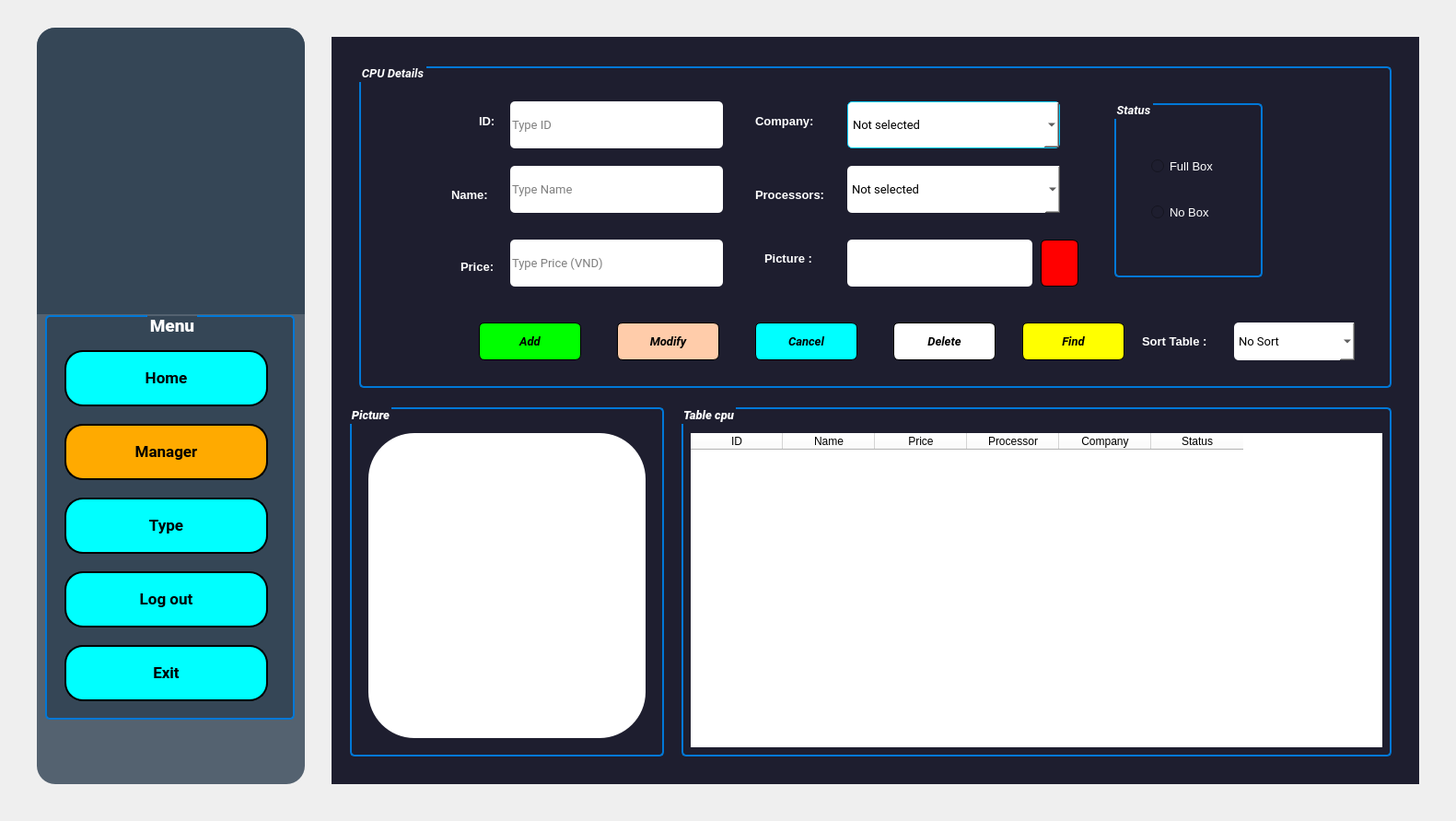
<?xml version="1.0" encoding="UTF-8"?>
<ui version="4.0">
 <class>MainWindow</class>
 <widget class="QMainWindow" name="MainWindow">
  <property name="geometry">
   <rect>
    <x>0</x>
    <y>0</y>
    <width>1581</width>
    <height>891</height>
   </rect>
  </property>
  <property name="windowTitle">
   <string>CPU MANAGER TTA</string>
  </property>
  <property name="windowIcon">
   <iconset resource="Cpu_hinh.qrc">
    <normaloff>:/hinh/image/cpu.png</normaloff>:/hinh/image/cpu.png</iconset>
  </property>
  <property name="animated">
   <bool>true</bool>
  </property>
  <property name="tabShape">
   <enum>QTabWidget::Rounded</enum>
  </property>
  <widget class="QWidget" name="centralwidget">
   <widget class="QLabel" name="label_10">
    <property name="geometry">
     <rect>
      <x>0</x>
      <y>0</y>
      <width>1581</width>
      <height>891</height>
     </rect>
    </property>
    <property name="styleSheet">
     <string notr="true">background-image: url(:/hinh/image/nenleft.jpg);
</string>
    </property>
    <property name="text">
     <string/>
    </property>
    <property name="scaledContents">
     <bool>true</bool>
    </property>
   </widget>
   <widget class="QFrame" name="sidebar">
    <property name="geometry">
     <rect>
      <x>40</x>
      <y>30</y>
      <width>291</width>
      <height>821</height>
     </rect>
    </property>
    <property name="styleSheet">
     <string notr="true">


border-radius:20px;
background-color: #1E1E2F;
background-color: rgba(45, 62, 80, 0.8); </string>
    </property>
    <widget class="QPushButton" name="btn_manager">
     <property name="enabled">
      <bool>false</bool>
     </property>
     <property name="geometry">
      <rect>
       <x>30</x>
       <y>430</y>
       <width>221</width>
       <height>61</height>
      </rect>
     </property>
     <property name="font">
      <font>
       <family>Roboto</family>
       <pointsize>13</pointsize>
       <weight>75</weight>
       <bold>true</bold>
      </font>
     </property>
     <property name="styleSheet">
      <string notr="true">QPushButton {


;
	background-color: rgb(255, 170, 0);
     color: black;
   border: 2px solid black; /* viền đen */
    border-radius: 20px;
    padding: 6px 12px;
}

QPushButton:hover {
    background-color: qlineargradient(
        x1:0, y1:0, x2:1, y2:1,
        stop:0 #ffffcc,  /* vàng trắng nhạt */
        stop:1 #fff176   /* vàng nhạt */
    );
    color: black;
}

QPushButton:pressed {
    background-color: qlineargradient(
        x1:0, y1:0, x2:1, y2:1,
        stop:0 #ffb74d,  /* cam nhạt */
        stop:1 #f57c00   /* cam đậm */
    );
    color: black;

}
</string>
     </property>
     <property name="text">
      <string>Manager</string>
     </property>
     <property name="icon">
      <iconset resource="Cpu_hinh.qrc">
       <normaloff>:/hinh/image/types.png</normaloff>:/hinh/image/types.png</iconset>
     </property>
     <property name="iconSize">
      <size>
       <width>44</width>
       <height>44</height>
      </size>
     </property>
     <property name="checkable">
      <bool>false</bool>
     </property>
     <property name="autoDefault">
      <bool>false</bool>
     </property>
    </widget>
    <widget class="QPushButton" name="btn_type">
     <property name="geometry">
      <rect>
       <x>30</x>
       <y>510</y>
       <width>221</width>
       <height>61</height>
      </rect>
     </property>
     <property name="font">
      <font>
       <family>Roboto</family>
       <pointsize>13</pointsize>
       <weight>75</weight>
       <bold>true</bold>
      </font>
     </property>
     <property name="styleSheet">
      <string notr="true">QPushButton {
background-color: rgb(0, 255, 255);
     color: black;
     border: 2px solid black;    /* viền đen */
    border-radius: 20px;
    padding: 6px 12px;
}

QPushButton:hover {
    background-color: qlineargradient(
        x1:0, y1:0, x2:1, y2:1,
        stop:0 #ffffcc,  /* vàng trắng nhạt */
        stop:1 #fff176   /* vàng nhạt */
    );
    color: black;
}

QPushButton:pressed {
    background-color: qlineargradient(
        x1:0, y1:0, x2:1, y2:1,
        stop:0 #ffb74d,  /* cam nhạt */
        stop:1 #f57c00   /* cam đậm */
    );
    color: black;
}
</string>
     </property>
     <property name="text">
      <string>Type</string>
     </property>
     <property name="icon">
      <iconset resource="Cpu_hinh.qrc">
       <normaloff>:/hinh/image/link.png</normaloff>:/hinh/image/link.png</iconset>
     </property>
     <property name="iconSize">
      <size>
       <width>44</width>
       <height>44</height>
      </size>
     </property>
    </widget>
    <widget class="QPushButton" name="btn_logout">
     <property name="geometry">
      <rect>
       <x>30</x>
       <y>590</y>
       <width>221</width>
       <height>61</height>
      </rect>
     </property>
     <property name="font">
      <font>
       <family>Roboto</family>
       <pointsize>13</pointsize>
       <weight>75</weight>
       <bold>true</bold>
      </font>
     </property>
     <property name="styleSheet">
      <string notr="true">QPushButton {
background-color: rgb(0, 255, 255);
     color: black;
   border: 2px solid black;    /* viền đen */
    border-radius: 20px;
    padding: 6px 12px;
}

QPushButton:hover {
    background-color: qlineargradient(
        x1:0, y1:0, x2:1, y2:1,
        stop:0 #ffffcc,  /* vàng trắng nhạt */
        stop:1 #fff176   /* vàng nhạt */
    );
    color: black;
}

QPushButton:pressed {
    background-color: qlineargradient(
        x1:0, y1:0, x2:1, y2:1,
        stop:0 #ffb74d,  /* cam nhạt */
        stop:1 #f57c00   /* cam đậm */
    );
    color: black;
}
</string>
     </property>
     <property name="text">
      <string>Log out</string>
     </property>
     <property name="icon">
      <iconset resource="Cpu_hinh.qrc">
       <normaloff>:/hinh/image/exit (1).png</normaloff>:/hinh/image/exit (1).png</iconset>
     </property>
     <property name="iconSize">
      <size>
       <width>44</width>
       <height>44</height>
      </size>
     </property>
    </widget>
    <widget class="QPushButton" name="pb_home">
     <property name="geometry">
      <rect>
       <x>30</x>
       <y>350</y>
       <width>221</width>
       <height>61</height>
      </rect>
     </property>
     <property name="font">
      <font>
       <family>Roboto</family>
       <pointsize>13</pointsize>
       <weight>75</weight>
       <bold>true</bold>
      </font>
     </property>
     <property name="styleSheet">
      <string notr="true">QPushButton {
background-color: rgb(0, 255, 255);
    color: black;
    border: 2px solid black;     /* viền đen */

    border-radius: 20px;
    padding: 6px 12px;
}

QPushButton:hover {
    background-color: qlineargradient(
        x1:0, y1:0, x2:1, y2:1,
        stop:0 #ffffcc,  /* vàng trắng nhạt */
        stop:1 #fff176   /* vàng nhạt */
    );
    color: black;
}

QPushButton:pressed {
    background-color: qlineargradient(
        x1:0, y1:0, x2:1, y2:1,
        stop:0 #ffb74d,  /* cam nhạt */
        stop:1 #f57c00   /* cam đậm */
    );
    color: black;
}
</string>
     </property>
     <property name="text">
      <string>Home</string>
     </property>
     <property name="icon">
      <iconset resource="Cpu_hinh.qrc">
       <normaloff>:/hinh/image/home.png</normaloff>:/hinh/image/home.png</iconset>
     </property>
     <property name="iconSize">
      <size>
       <width>44</width>
       <height>44</height>
      </size>
     </property>
    </widget>
    <widget class="QLabel" name="logoLabel">
     <property name="geometry">
      <rect>
       <x>0</x>
       <y>0</y>
       <width>291</width>
       <height>311</height>
      </rect>
     </property>
     <property name="styleSheet">
      <string notr="true">border-bottom-left-radius: 999px;
border-image: url(:/hinh/image/logo.png);
</string>
     </property>
     <property name="text">
      <string/>
     </property>
     <property name="scaledContents">
      <bool>true</bool>
     </property>
     <property name="alignment">
      <set>Qt::AlignCenter</set>
     </property>
    </widget>
    <widget class="QPushButton" name="btn_logout_2">
     <property name="geometry">
      <rect>
       <x>30</x>
       <y>670</y>
       <width>221</width>
       <height>61</height>
      </rect>
     </property>
     <property name="font">
      <font>
       <family>Roboto</family>
       <pointsize>13</pointsize>
       <weight>75</weight>
       <bold>true</bold>
      </font>
     </property>
     <property name="styleSheet">
      <string notr="true">QPushButton {
background-color: rgb(0, 255, 255);
     color: black;
   border: 2px solid black;    /* viền đen */
    border-radius: 20px;
    padding: 6px 12px;
}

QPushButton:hover {
    background-color: qlineargradient(
        x1:0, y1:0, x2:1, y2:1,
        stop:0 #ffffcc,  /* vàng trắng nhạt */
        stop:1 #fff176   /* vàng nhạt */
    );
    color: black;
}

QPushButton:pressed {
    background-color: qlineargradient(
        x1:0, y1:0, x2:1, y2:1,
        stop:0 #ffb74d,  /* cam nhạt */
        stop:1 #f57c00   /* cam đậm */
    );
    color: black;
}
</string>
     </property>
     <property name="text">
      <string>Exit</string>
     </property>
     <property name="icon">
      <iconset resource="Cpu_hinh.qrc">
       <normaloff>:/hinh/image/reject.png</normaloff>:/hinh/image/reject.png</iconset>
     </property>
     <property name="iconSize">
      <size>
       <width>44</width>
       <height>44</height>
      </size>
     </property>
    </widget>
    <widget class="QGroupBox" name="groupBox_4">
     <property name="geometry">
      <rect>
       <x>9</x>
       <y>310</y>
       <width>271</width>
       <height>441</height>
      </rect>
     </property>
     <property name="font">
      <font>
       <family>Roboto Black</family>
       <pointsize>14</pointsize>
      </font>
     </property>
     <property name="styleSheet">
      <string notr="true">QGroupBox {
    border: 2px solid #0078D7; /* Độ dày và màu viền */
    border-radius: 5px;        /* Bo góc nhẹ nếu muốn */
    margin-top: 2px;
     
	color: rgb(255, 255, 255);
}
</string>
     </property>
     <property name="title">
      <string>Menu</string>
     </property>
     <property name="alignment">
      <set>Qt::AlignCenter</set>
     </property>
    </widget>
    <zorder>groupBox_4</zorder>
    <zorder>logoLabel</zorder>
    <zorder>btn_manager</zorder>
    <zorder>btn_type</zorder>
    <zorder>btn_logout</zorder>
    <zorder>pb_home</zorder>
    <zorder>btn_logout_2</zorder>
   </widget>
   <widget class="QWidget" name="widget" native="true">
    <property name="geometry">
     <rect>
      <x>360</x>
      <y>40</y>
      <width>1181</width>
      <height>811</height>
     </rect>
    </property>
    <property name="styleSheet">
     <string notr="true">
BORDER-RADIUS:50PX;
background-color: rgba(45, 62, 80, 0.8); /* 0.8 là độ mờ, bạn có thể thay đổi từ 0 (trong suốt) đến 1 (đậm hoàn toàn) */
background-color: #1E1E2F;



</string>
    </property>
    <widget class="QGroupBox" name="pic">
     <property name="geometry">
      <rect>
       <x>30</x>
       <y>30</y>
       <width>1121</width>
       <height>351</height>
      </rect>
     </property>
     <property name="font">
      <font>
       <family>Roboto</family>
       <pointsize>10</pointsize>
       <weight>75</weight>
       <italic>true</italic>
       <bold>true</bold>
       <stylestrategy>PreferAntialias</stylestrategy>
      </font>
     </property>
     <property name="autoFillBackground">
      <bool>false</bool>
     </property>
     <property name="styleSheet">
      <string notr="true">QGroupBox {
    border: 2px solid #0078D7; /* Độ dày và màu viền */
    border-radius: 5px;        /* Bo góc nhẹ nếu muốn */
    margin-top: 2px;          /* Khoảng cách giữa tiêu đề và nội dung */
}

QGroupBox::title {
    subcontrol-origin: margin;
    subcontrol-position: top left;
    padding: 1px;
    color: white;              /* Màu tiêu đề */
    font-weight: bold;
}
/* Phần dropdown (popup) */
QComboBox QAbstractItemView {
    background-color: white;
    color: black;
    selection-background-color: #3399FF;
    selection-color: white;
}

/* Các mục riêng lẻ trong dropdown */
QComboBox::item {
    color: black;
    background-color: white;
}

/* Mục đang được hiển thị (mục mặc định hoặc đã chọn) */
QComboBox::drop-down {
    color: black;
}

/* Khi hover hoặc chọn item */
QComboBox::item:selected {
    background-color: #3399FF;
    color: white;
}
</string>
     </property>
     <property name="title">
      <string>CPU Details</string>
     </property>
     <property name="flat">
      <bool>false</bool>
     </property>
     <property name="checkable">
      <bool>false</bool>
     </property>
     <widget class="QPushButton" name="pb_add">
      <property name="geometry">
       <rect>
        <x>130</x>
        <y>280</y>
        <width>111</width>
        <height>41</height>
       </rect>
      </property>
      <property name="font">
       <font>
        <family>Roboto</family>
        <pointsize>10</pointsize>
        <weight>75</weight>
        <italic>true</italic>
        <bold>true</bold>
       </font>
      </property>
      <property name="styleSheet">
       <string notr="true">QPushButton {
background-color: rgb(0, 255, 0);
     color: black;
    border: 1px solid black;     /* viền đen */
    border-radius: 6px;
    padding: 6px 12px;
}

QPushButton:hover {
    background-color: qlineargradient(
        x1:0, y1:0, x2:1, y2:1,
        stop:0 #ffffcc,  /* vàng trắng nhạt */
        stop:1 #fff176   /* vàng nhạt */
    );
    color: black;
}

QPushButton:pressed {
    background-color: qlineargradient(
        x1:0, y1:0, x2:1, y2:1,
        stop:0 #ffb74d,  /* cam nhạt */
        stop:1 #f57c00   /* cam đậm */
    );
    color: black;
}
</string>
      </property>
      <property name="text">
       <string>Add</string>
      </property>
      <property name="icon">
       <iconset resource="Cpu_hinh.qrc">
        <normaloff>:/hinh/image/add.png</normaloff>:/hinh/image/add.png</iconset>
      </property>
     </widget>
     <widget class="QPushButton" name="pb_delete">
      <property name="geometry">
       <rect>
        <x>580</x>
        <y>280</y>
        <width>111</width>
        <height>41</height>
       </rect>
      </property>
      <property name="font">
       <font>
        <family>Roboto</family>
        <pointsize>10</pointsize>
        <weight>75</weight>
        <italic>true</italic>
        <bold>true</bold>
       </font>
      </property>
      <property name="styleSheet">
       <string notr="true">QPushButton {
background-color: rgb(255, 255, 255);
color: black;

    
    border: 1px solid black;     /* viền đen */
    border-radius: 6px;
    padding: 6px 12px;
}

QPushButton:hover {
    background-color: qlineargradient(
        x1:0, y1:0, x2:1, y2:1,
        stop:0 #ffffcc,  /* vàng trắng nhạt */
        stop:1 #fff176   /* vàng nhạt */
    );
    color: black;
}

QPushButton:pressed {
    background-color: qlineargradient(
        x1:0, y1:0, x2:1, y2:1,
        stop:0 #ffb74d,  /* cam nhạt */
        stop:1 #f57c00   /* cam đậm */
    );
    color: black;
}
</string>
      </property>
      <property name="text">
       <string>Delete</string>
      </property>
      <property name="icon">
       <iconset resource="Cpu_hinh.qrc">
        <normaloff>:/hinh/image/trash.png</normaloff>:/hinh/image/trash.png</iconset>
      </property>
     </widget>
     <widget class="QPushButton" name="pb_modi">
      <property name="geometry">
       <rect>
        <x>280</x>
        <y>280</y>
        <width>111</width>
        <height>41</height>
       </rect>
      </property>
      <property name="font">
       <font>
        <family>Roboto</family>
        <pointsize>10</pointsize>
        <weight>75</weight>
        <italic>true</italic>
        <bold>true</bold>
       </font>
      </property>
      <property name="styleSheet">
       <string notr="true">QPushButton {
background-color: rgb(255, 204, 170);
     color: black;
    border: 1px solid black;     /* viền đen */
    border-radius: 6px;
    padding: 6px 12px;
}

QPushButton:hover {
    background-color: qlineargradient(
        x1:0, y1:0, x2:1, y2:1,
        stop:0 #ffffcc,  /* vàng trắng nhạt */
        stop:1 #fff176   /* vàng nhạt */
    );
    color: black;
}

QPushButton:pressed {
    background-color: qlineargradient(
        x1:0, y1:0, x2:1, y2:1,
        stop:0 #ffb74d,  /* cam nhạt */
        stop:1 #f57c00   /* cam đậm */
    );
    color: black;
}
</string>
      </property>
      <property name="text">
       <string>Modify</string>
      </property>
      <property name="icon">
       <iconset resource="Cpu_hinh.qrc">
        <normaloff>:/hinh/image/editing.png</normaloff>:/hinh/image/editing.png</iconset>
      </property>
     </widget>
     <widget class="QPushButton" name="pb_cancel">
      <property name="geometry">
       <rect>
        <x>430</x>
        <y>280</y>
        <width>111</width>
        <height>41</height>
       </rect>
      </property>
      <property name="font">
       <font>
        <family>Roboto</family>
        <pointsize>10</pointsize>
        <weight>75</weight>
        <italic>true</italic>
        <bold>true</bold>
       </font>
      </property>
      <property name="styleSheet">
       <string notr="true">QPushButton {
background-color: rgb(0, 255, 255);
     color:black;
    border: 1px solid black;     /* viền đen */
    border-radius: 6px;
    padding: 6px 12px;
}

QPushButton:hover {
    background-color: qlineargradient(
        x1:0, y1:0, x2:1, y2:1,
        stop:0 #ffffcc,  /* vàng trắng nhạt */
        stop:1 #fff176   /* vàng nhạt */
    );
    color: black;
}

QPushButton:pressed {
    background-color: qlineargradient(
        x1:0, y1:0, x2:1, y2:1,
        stop:0 #ffb74d,  /* cam nhạt */
        stop:1 #f57c00   /* cam đậm */
    );
    color: black;
}
</string>
      </property>
      <property name="text">
       <string>Cancel</string>
      </property>
      <property name="icon">
       <iconset resource="Cpu_hinh.qrc">
        <normaloff>:/hinh/image/paper.png</normaloff>:/hinh/image/paper.png</iconset>
      </property>
     </widget>
     <widget class="QGroupBox" name="groupBox_3">
      <property name="geometry">
       <rect>
        <x>820</x>
        <y>40</y>
        <width>161</width>
        <height>191</height>
       </rect>
      </property>
      <property name="font">
       <font>
        <family>Roboto</family>
        <pointsize>10</pointsize>
        <weight>75</weight>
        <italic>true</italic>
        <bold>true</bold>
        <stylestrategy>PreferAntialias</stylestrategy>
       </font>
      </property>
      <property name="autoFillBackground">
       <bool>false</bool>
      </property>
      <property name="styleSheet">
       <string notr="true">QGroupBox {
    border: 2px solid #0078D7; /* Độ dày và màu viền */
    border-radius: 5px;        /* Bo góc nhẹ nếu muốn */
    margin-top: 2px;          /* Khoảng cách giữa tiêu đề và nội dung */
}

QGroupBox::title {
    subcontrol-origin: margin;
    subcontrol-position: top left;
    padding: 1px;
    color: white;              /* Màu tiêu đề */
    font-weight: bold;
}
</string>
      </property>
      <property name="title">
       <string>Status</string>
      </property>
      <property name="flat">
       <bool>false</bool>
      </property>
      <property name="checkable">
       <bool>false</bool>
      </property>
      <widget class="QPushButton" name="pushButton_6">
       <property name="geometry">
        <rect>
         <x>480</x>
         <y>50</y>
         <width>93</width>
         <height>28</height>
        </rect>
       </property>
       <property name="text">
        <string>PushButton</string>
       </property>
      </widget>
      <widget class="QPushButton" name="pushButton_7">
       <property name="geometry">
        <rect>
         <x>480</x>
         <y>100</y>
         <width>93</width>
         <height>28</height>
        </rect>
       </property>
       <property name="text">
        <string>PushButton</string>
       </property>
      </widget>
      <widget class="QRadioButton" name="rd_full">
       <property name="geometry">
        <rect>
         <x>40</x>
         <y>60</y>
         <width>81</width>
         <height>21</height>
        </rect>
       </property>
       <property name="font">
        <font>
         <pointsize>10</pointsize>
        </font>
       </property>
       <property name="styleSheet">
        <string notr="true">color: rgb(255, 255, 255);</string>
       </property>
       <property name="text">
        <string>Full Box</string>
       </property>
      </widget>
      <widget class="QRadioButton" name="rd_no">
       <property name="geometry">
        <rect>
         <x>40</x>
         <y>110</y>
         <width>75</width>
         <height>21</height>
        </rect>
       </property>
       <property name="font">
        <font>
         <pointsize>10</pointsize>
        </font>
       </property>
       <property name="styleSheet">
        <string notr="true">color: rgb(255, 255, 255);</string>
       </property>
       <property name="text">
        <string>No Box</string>
       </property>
      </widget>
     </widget>
     <widget class="QLabel" name="label">
      <property name="geometry">
       <rect>
        <x>130</x>
        <y>50</y>
        <width>31</width>
        <height>23</height>
       </rect>
      </property>
      <property name="font">
       <font>
        <family>Segoe UI</family>
        <pointsize>10</pointsize>
        <weight>75</weight>
        <bold>true</bold>
       </font>
      </property>
      <property name="styleSheet">
       <string notr="true">color: rgb(255, 255, 255);</string>
      </property>
      <property name="text">
       <string>ID:</string>
      </property>
      <property name="scaledContents">
       <bool>true</bool>
      </property>
     </widget>
     <widget class="QLineEdit" name="le_id">
      <property name="geometry">
       <rect>
        <x>164</x>
        <y>40</y>
        <width>231</width>
        <height>51</height>
       </rect>
      </property>
      <property name="font">
       <font>
        <family>Roboto</family>
        <pointsize>10</pointsize>
       </font>
      </property>
      <property name="styleSheet">
       <string notr="true">background-color: rgb(255, 255, 255);
border-radius:5px</string>
      </property>
      <property name="text">
       <string/>
      </property>
      <property name="placeholderText">
       <string>Type ID</string>
      </property>
     </widget>
     <widget class="QLineEdit" name="le_name">
      <property name="geometry">
       <rect>
        <x>164</x>
        <y>110</y>
        <width>231</width>
        <height>51</height>
       </rect>
      </property>
      <property name="font">
       <font>
        <family>Roboto</family>
        <pointsize>10</pointsize>
       </font>
      </property>
      <property name="styleSheet">
       <string notr="true">background-color: rgb(255, 255, 255);
border-radius:5px</string>
      </property>
      <property name="text">
       <string/>
      </property>
      <property name="placeholderText">
       <string>Type Name</string>
      </property>
     </widget>
     <widget class="QLineEdit" name="le_price">
      <property name="geometry">
       <rect>
        <x>164</x>
        <y>190</y>
        <width>231</width>
        <height>51</height>
       </rect>
      </property>
      <property name="font">
       <font>
        <family>Roboto</family>
        <pointsize>10</pointsize>
       </font>
      </property>
      <property name="styleSheet">
       <string notr="true">background-color: rgb(255, 255, 255);
border-radius:5px</string>
      </property>
      <property name="text">
       <string/>
      </property>
      <property name="placeholderText">
       <string>Type Price (VND)</string>
      </property>
     </widget>
     <widget class="QLabel" name="label_3">
      <property name="geometry">
       <rect>
        <x>100</x>
        <y>130</y>
        <width>61</width>
        <height>23</height>
       </rect>
      </property>
      <property name="font">
       <font>
        <family>Segoe UI</family>
        <pointsize>10</pointsize>
        <weight>75</weight>
        <bold>true</bold>
       </font>
      </property>
      <property name="styleSheet">
       <string notr="true">
color: rgb(255, 255, 255);</string>
      </property>
      <property name="text">
       <string>Name:</string>
      </property>
     </widget>
     <widget class="QLabel" name="label_2">
      <property name="geometry">
       <rect>
        <x>110</x>
        <y>208</y>
        <width>51</width>
        <height>23</height>
       </rect>
      </property>
      <property name="font">
       <font>
        <family>Segoe UI</family>
        <pointsize>10</pointsize>
        <weight>75</weight>
        <bold>true</bold>
       </font>
      </property>
      <property name="styleSheet">
       <string notr="true">color: rgb(255, 255, 255);</string>
      </property>
      <property name="text">
       <string>Price:</string>
      </property>
     </widget>
     <widget class="QComboBox" name="cb_compa">
      <property name="geometry">
       <rect>
        <x>530</x>
        <y>40</y>
        <width>231</width>
        <height>51</height>
       </rect>
      </property>
      <property name="font">
       <font>
        <family>Roboto</family>
        <pointsize>10</pointsize>
       </font>
      </property>
      <property name="styleSheet">
       <string notr="true">QComboBox {
    background-color: white;
    color: black;
    border: 1px solid #00CFFF;
    padding: 5px;
border-radius:5px;
}

/* Phần dropdown (popup) */
QComboBox QAbstractItemView {
    background-color: white;
    color: black;
    selection-background-color: #3399FF;
    selection-color: white;
}

/* ĐẢM BẢO: Các item riêng lẻ có màu chữ đúng khi chưa được chọn */
QComboBox::item {
    color: black;
    background-color: white;
}

/* Khi hover/chọn item */
QComboBox::item:selected {
    background-color: #3399FF;
    color: white;
}

</string>
      </property>
      <property name="currentIndex">
       <number>0</number>
      </property>
      <item>
       <property name="text">
        <string>Not selected</string>
       </property>
      </item>
      <item>
       <property name="text">
        <string>Amd</string>
       </property>
      </item>
      <item>
       <property name="text">
        <string>Intel</string>
       </property>
      </item>
     </widget>
     <widget class="QLabel" name="label_5">
      <property name="geometry">
       <rect>
        <x>430</x>
        <y>50</y>
        <width>81</width>
        <height>23</height>
       </rect>
      </property>
      <property name="font">
       <font>
        <family>Segoe UI</family>
        <pointsize>10</pointsize>
        <weight>75</weight>
        <bold>true</bold>
       </font>
      </property>
      <property name="styleSheet">
       <string notr="true">color: rgb(255, 255, 255);</string>
      </property>
      <property name="text">
       <string>Company:</string>
      </property>
     </widget>
     <widget class="QLabel" name="label_6">
      <property name="geometry">
       <rect>
        <x>430</x>
        <y>130</y>
        <width>91</width>
        <height>23</height>
       </rect>
      </property>
      <property name="font">
       <font>
        <family>Segoe UI</family>
        <pointsize>10</pointsize>
        <weight>75</weight>
        <bold>true</bold>
       </font>
      </property>
      <property name="styleSheet">
       <string notr="true">color: rgb(255, 255, 255);</string>
      </property>
      <property name="text">
       <string>Processors:</string>
      </property>
     </widget>
     <widget class="QComboBox" name="cb_process">
      <property name="geometry">
       <rect>
        <x>530</x>
        <y>110</y>
        <width>231</width>
        <height>51</height>
       </rect>
      </property>
      <property name="font">
       <font>
        <family>Roboto</family>
        <pointsize>10</pointsize>
       </font>
      </property>
      <property name="styleSheet">
       <string notr="true">background-color: rgb(255, 255, 255);
border-radius:5px</string>
      </property>
      <property name="currentIndex">
       <number>0</number>
      </property>
      <item>
       <property name="text">
        <string>Not selected</string>
       </property>
      </item>
     </widget>
     <widget class="QPushButton" name="pb_findcompa">
      <property name="geometry">
       <rect>
        <x>720</x>
        <y>280</y>
        <width>111</width>
        <height>41</height>
       </rect>
      </property>
      <property name="font">
       <font>
        <family>Roboto</family>
        <pointsize>10</pointsize>
        <weight>75</weight>
        <italic>true</italic>
        <bold>true</bold>
       </font>
      </property>
      <property name="styleSheet">
       <string notr="true">QPushButton {
background-color: rgb(255, 255, 0);
     color: black;
    border: 1px solid black;     /* viền đen */
    border-radius: 6px;
    padding: 6px 12px;
}

QPushButton:hover {
    background-color: qlineargradient(
        x1:0, y1:0, x2:1, y2:1,
        stop:0 #ffffcc,  /* vàng trắng nhạt */
        stop:1 #fff176   /* vàng nhạt */
    );
    color: black;
}

QPushButton:pressed {
    background-color: qlineargradient(
        x1:0, y1:0, x2:1, y2:1,
        stop:0 #ffb74d,  /* cam nhạt */
        stop:1 #f57c00   /* cam đậm */
    );
    color: black;
}
</string>
      </property>
      <property name="text">
       <string>Find</string>
      </property>
      <property name="icon">
       <iconset resource="Cpu_hinh.qrc">
        <normaloff>:/hinh/image/research.png</normaloff>:/hinh/image/research.png</iconset>
      </property>
     </widget>
     <widget class="QLineEdit" name="lineEdit">
      <property name="enabled">
       <bool>false</bool>
      </property>
      <property name="geometry">
       <rect>
        <x>530</x>
        <y>190</y>
        <width>201</width>
        <height>51</height>
       </rect>
      </property>
      <property name="styleSheet">
       <string notr="true">background-color: rgb(255, 255, 255);
border-radius:5px</string>
      </property>
     </widget>
     <widget class="QLabel" name="label_7">
      <property name="geometry">
       <rect>
        <x>440</x>
        <y>200</y>
        <width>71</width>
        <height>21</height>
       </rect>
      </property>
      <property name="font">
       <font>
        <family>Segoe UI</family>
        <pointsize>10</pointsize>
        <weight>75</weight>
        <bold>true</bold>
       </font>
      </property>
      <property name="styleSheet">
       <string notr="true">color: rgb(255, 255, 255);</string>
      </property>
      <property name="text">
       <string>Picture :</string>
      </property>
     </widget>
     <widget class="QPushButton" name="pb_picture">
      <property name="geometry">
       <rect>
        <x>740</x>
        <y>190</y>
        <width>41</width>
        <height>51</height>
       </rect>
      </property>
      <property name="font">
       <font>
        <family>Roboto</family>
        <pointsize>10</pointsize>
        <weight>75</weight>
        <italic>true</italic>
        <bold>true</bold>
       </font>
      </property>
      <property name="styleSheet">
       <string notr="true">QPushButton {
background-color: rgb(255, 0, 0);
     color: black;
    border: 1px solid black;     /* viền đen */
    border-radius: 6px;
    padding: 6px 12px;
}

QPushButton:hover {
    background-color: qlineargradient(
        x1:0, y1:0, x2:1, y2:1,
        stop:0 #ffffcc,  /* vàng trắng nhạt */
        stop:1 #fff176   /* vàng nhạt */
    );
    color: black;
}

QPushButton:pressed {
    background-color: qlineargradient(
        x1:0, y1:0, x2:1, y2:1,
        stop:0 #ffb74d,  /* cam nhạt */
        stop:1 #f57c00   /* cam đậm */
    );
    color: black;
}
</string>
      </property>
      <property name="text">
       <string/>
      </property>
      <property name="icon">
       <iconset resource="Cpu_hinh.qrc">
        <normaloff>:/hinh/image/select.png</normaloff>:/hinh/image/select.png</iconset>
      </property>
     </widget>
     <widget class="QComboBox" name="cb_sort">
      <property name="geometry">
       <rect>
        <x>950</x>
        <y>280</y>
        <width>131</width>
        <height>41</height>
       </rect>
      </property>
      <property name="font">
       <font>
        <family>Roboto</family>
        <pointsize>10</pointsize>
       </font>
      </property>
      <property name="styleSheet">
       <string notr="true">background-color: rgb(255, 255, 255);
border-radius:5px</string>
      </property>
      <property name="currentIndex">
       <number>0</number>
      </property>
      <item>
       <property name="text">
        <string>No Sort</string>
       </property>
      </item>
      <item>
       <property name="text">
        <string>Sort by ID</string>
       </property>
      </item>
      <item>
       <property name="text">
        <string>Sort by Name</string>
       </property>
      </item>
      <item>
       <property name="text">
        <string>Sort by Price</string>
       </property>
      </item>
     </widget>
     <widget class="QLabel" name="label_8">
      <property name="geometry">
       <rect>
        <x>850</x>
        <y>290</y>
        <width>91</width>
        <height>21</height>
       </rect>
      </property>
      <property name="font">
       <font>
        <family>Segoe UI</family>
        <pointsize>10</pointsize>
        <weight>75</weight>
        <bold>true</bold>
       </font>
      </property>
      <property name="styleSheet">
       <string notr="true">color: rgb(255, 255, 255);</string>
      </property>
      <property name="text">
       <string>Sort Table :</string>
      </property>
     </widget>
    </widget>
    <widget class="QGroupBox" name="groupBox">
     <property name="geometry">
      <rect>
       <x>380</x>
       <y>400</y>
       <width>771</width>
       <height>381</height>
      </rect>
     </property>
     <property name="font">
      <font>
       <family>Roboto Black</family>
       <pointsize>10</pointsize>
       <weight>75</weight>
       <italic>true</italic>
       <bold>true</bold>
      </font>
     </property>
     <property name="styleSheet">
      <string notr="true">QGroupBox {
    border: 2px solid #0078D7; /* Độ dày và màu viền */
    border-radius: 5px;        /* Bo góc nhẹ nếu muốn */
    margin-top: 2px;
     
	color: rgb(255, 255, 255);
}



</string>
     </property>
     <property name="title">
      <string>Table cpu</string>
     </property>
    </widget>
    <widget class="QGroupBox" name="groupBox_2">
     <property name="geometry">
      <rect>
       <x>20</x>
       <y>400</y>
       <width>341</width>
       <height>381</height>
      </rect>
     </property>
     <property name="font">
      <font>
       <family>Roboto Black</family>
       <pointsize>10</pointsize>
       <weight>75</weight>
       <italic>true</italic>
       <bold>true</bold>
      </font>
     </property>
     <property name="styleSheet">
      <string notr="true">QGroupBox {
    border: 2px solid #0078D7; /* Độ dày và màu viền */
    border-radius: 5px;        /* Bo góc nhẹ nếu muốn */
    margin-top: 2px;
     
	color: rgb(255, 255, 255);
}



</string>
     </property>
     <property name="title">
      <string>Picture</string>
     </property>
     <widget class="QLabel" name="label_4">
      <property name="geometry">
       <rect>
        <x>20</x>
        <y>30</y>
        <width>301</width>
        <height>331</height>
       </rect>
      </property>
      <property name="styleSheet">
       <string notr="true">   border-radius: 50px;
background-color: rgb(255, 255, 255);</string>
      </property>
      <property name="text">
       <string/>
      </property>
      <property name="pixmap">
       <pixmap resource="Cpu_hinh.qrc">:/hinh/image/image (1).png</pixmap>
      </property>
      <property name="scaledContents">
       <bool>true</bool>
      </property>
     </widget>
    </widget>
    <zorder>groupBox_2</zorder>
    <zorder>pic</zorder>
    <zorder>groupBox</zorder>
   </widget>
   <widget class="QTableWidget" name="table">
    <property name="geometry">
     <rect>
      <x>750</x>
      <y>470</y>
      <width>751</width>
      <height>341</height>
     </rect>
    </property>
    <property name="styleSheet">
     <string notr="true">background-color: rgb(255, 255, 255);
border: 2px soild #ffff7f



</string>
    </property>
    <column>
     <property name="text">
      <string>ID</string>
     </property>
    </column>
    <column>
     <property name="text">
      <string>Name</string>
     </property>
    </column>
    <column>
     <property name="text">
      <string>Price</string>
     </property>
    </column>
    <column>
     <property name="text">
      <string>Processor</string>
     </property>
    </column>
    <column>
     <property name="text">
      <string>Company</string>
     </property>
    </column>
    <column>
     <property name="text">
      <string>Status</string>
     </property>
    </column>
   </widget>
  </widget>
 </widget>
 <resources>
  <include location="Cpu_hinh.qrc"/>
 </resources>
 <connections/>
</ui>
